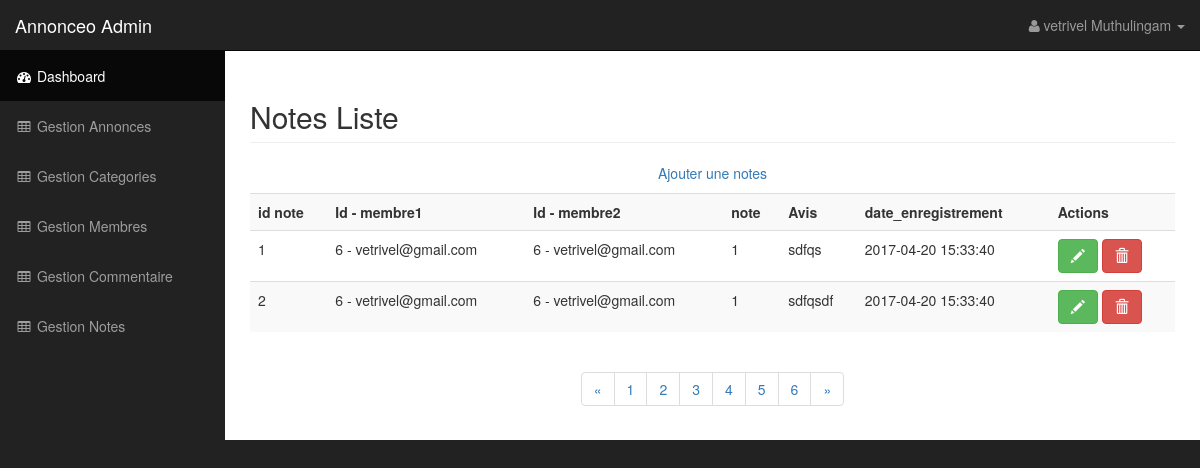
Page /admin/notes.php (signed in) on the committed database.
### tables this page shows
CREATE TABLE `note` (
  `id_note` int(3) NOT NULL,
  `membre_id1` int(3) DEFAULT NULL,
  `membre_id2` int(3) DEFAULT NULL,
  `note` int(3) DEFAULT NULL,
  `avis` text,
  `date_enregistrement` datetime DEFAULT NULL
);

CREATE TABLE `membre` (
  `id_membre` int(11) NOT NULL,
  `pseudo` varchar(20) NOT NULL,
  `mdp` varchar(255) DEFAULT NULL,
  `nom` varchar(45) DEFAULT NULL,
  `prenom` varchar(45) DEFAULT NULL,
  `telephone` varchar(20) DEFAULT NULL,
  `email` varchar(50) DEFAULT NULL,
  `civilite` enum('h','f') DEFAULT NULL,
  `statut` int(1) DEFAULT NULL,
  `date_enregistrement` datetime DEFAULT NULL
);

### admin/notes.php (the view, shortened to what this page needs)
            <?php
              include '../include/init.php';
              $nbProduitsParPage = 2;
              $query = 'SELECT COUNT(*) FROM note';
              $stmt = $pdo->query($query);
              $nbAnnonces = $stmt->fetchColumn();
              $nbPages = ceil($nbAnnonces / $nbProduitsParPage);
              $page = isset($_GET['page']) ? $_GET['page'] : 1;
              $limit = $nbProduitsParPage;
              $offset = ($page - 1) * $nbProduitsParPage;
						$query = 'select n.*,m.*
                        from note n, membre m
                        where n.membre_id1= m.id_membre '
                        . ' LIMIT ' . $limit
                        . ' OFFSET ' . $offset;
							$stmt_note = $pdo->query($query);
							$notes = $stmt_note->fetchAll();
             include 'include/adminTop.php';  ?>
            <?php include 'include/sideMenubar.php';  ?>
        </nav>
        <div id="page-wrapper">
            <div class="container-fluid">
                <div class="row">
                    <div class="col-lg-12">
                        <h2 class="page-header">
                            Notes Liste
												</h2>
												<p class="text-center">
													<a href="note-edit.php">Ajouter une notes</a>
												</p>
												<table class="table table-striped">
													<tr>
														<th>id note</th>
														<th>Id - membre1</th>
														<th>Id - membre2 </th>
                            <th>note</th>
                            <th>Avis</th>
                            <th>date_enregistrement</th>
														<th>Actions</th>
													</tr>
													<?php
													foreach ($notes as $note) :
													?>
														<tr>
															<td><?= $note['id_note']; ?></td>
															<td><?= $note['membre_id1']; ?> - <?= $note['email']; ?></td>
                              <td><?= $note['membre_id2']; ?> - <?= $note['email']; ?></td>
															<td><?= $note['note']; ?></td>
                              <td><?= $note['avis']; ?></td>
                              <td><?= $note['date_enregistrement']; ?></td>
															<td>
                                <a class="btn btn-success" href="note-edit.php?id_commentaire=<?= $note['id_note']; ?>"><span class="glyphicon glyphicon-pencil"></span></a>
                                <a class="btn btn-danger" href="note-delete.php?id_commentaire=<?= $note['id_note']; ?>"><span  class="glyphicon glyphicon-trash"></span></a>
															</td>
														</tr>
													<?php
													endforeach;
													?>
												</table>
  												<nav class="text-center" aria-label="Page navigation">
  												  <ul class="pagination">
  												    <li>
  												      <a href="?page=1" aria-label="Previous">
  												        <span aria-hidden="true">&laquo;</span>
  												      </a>
  												    </li>
  													<?php
  													for ($i = 1; $i <= $nbPages; $i++) :
  													?>
  												    <li><a href="?page=<?= $i; ?>"><?= $i; ?></a></li>
  													<?php
  													endfor;
  													?>
  												    <li>
  												      <a href="?page=<?= $nbPages; ?>" aria-label="Next">
  												        <span aria-hidden="true">&raquo;</span>
  												      </a>
  												    </li>
  												  </ul>
  												</nav>
                    </div>
                </div>
            </div>
        </div>
    </div>
<?php
 include 'include/adminTop.php';
 ?>

### admin/css/sb-admin.css (style rules this page uses)
body { margin-top: 100px; background-color: #222; }
@media (min-width:768px) { body { margin-top: 50px; } }
#page-wrapper { width: 100%; padding: 0; background-color: #fff; }
@media (min-width:768px) { #page-wrapper { padding: 10px; } }

### rows in the picture
note: id_note "1", membre_id1 "6", membre_id1.email "vetrivel@gmail.com", membre_id2 "6", note "1", avis "sdfqs", membre_id1.date_enregistrement "2017-04-20 15:33:40"
note: id_note "2", membre_id1 "6", membre_id1.email "vetrivel@gmail.com", membre_id2 "6", note "1", avis "sdfqsdf", membre_id1.date_enregistrement "2017-04-20 15:33:40"

### other values in the picture
getUserFullName() "vetrivel Muthulingam"
